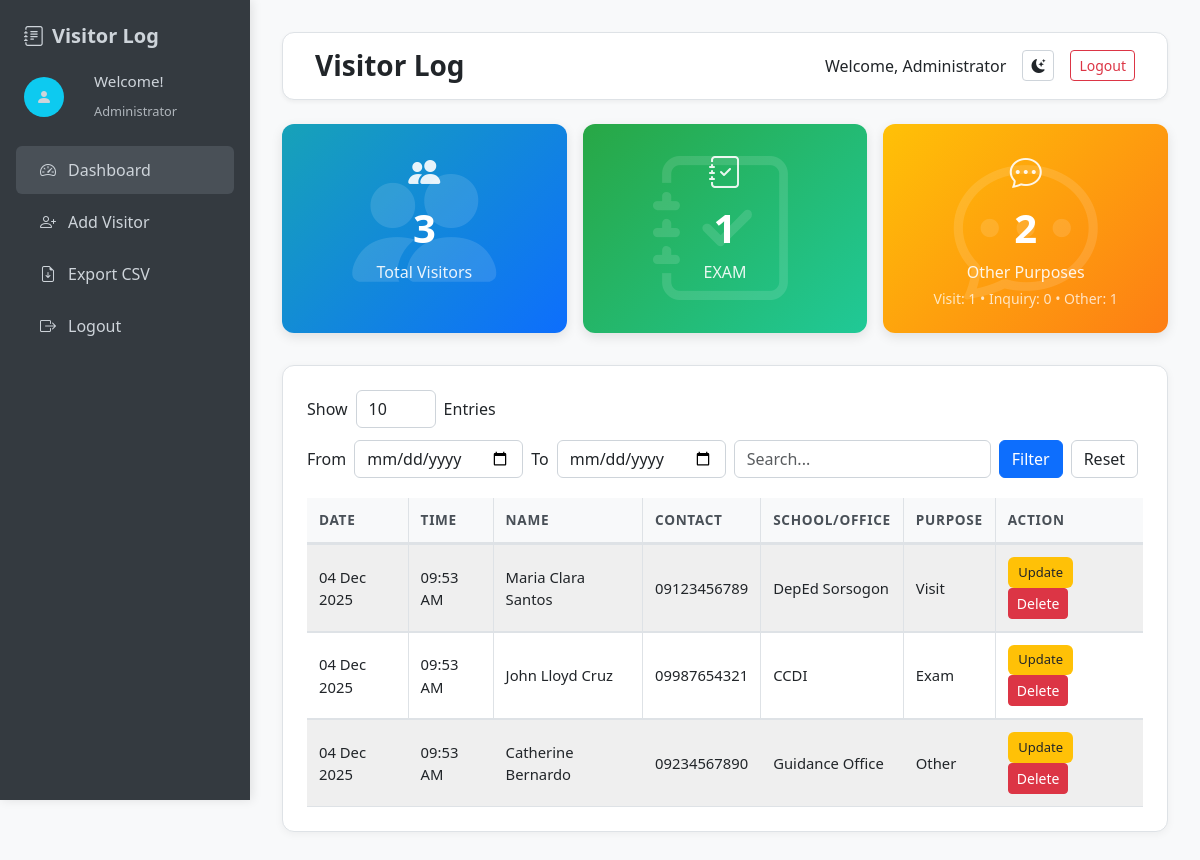
/dashboard.php (signed in), run on the app's committed database.
### tables this page shows
CREATE TABLE visitors (
    id INT AUTO_INCREMENT PRIMARY KEY,
    visitor_name VARCHAR(255) NOT NULL,
    visit_date DATE NOT NULL,
    visit_time TIME NOT NULL,
    address VARCHAR(255),
    contact VARCHAR(50),
    school_office VARCHAR(255),
    purpose ENUM('Inquiry', 'Exam', 'Visit', 'Other') DEFAULT 'Inquiry',
    created_by INT NULL,   
    created_at TIMESTAMP DEFAULT CURRENT_TIMESTAMP,
    
     
    CONSTRAINT fk_created_by 
        FOREIGN KEY (created_by) 
        REFERENCES users(id) 
        ON DELETE SET NULL
        ON UPDATE CASCADE
);

### functions.php (called while the page is built, shortened)
<?php
function fetch_visitors($filters = []){
    $db = db_connect();
    $sql = 'SELECT v.*, u.fullname as created_by_name FROM visitors v LEFT JOIN users u ON v.created_by = u.id';
    $conds = [];
    $params = [];
    $sql .= ' ORDER BY v.visit_date DESC, v.visit_time DESC';
    $stmt = $db->prepare($sql);
    $stmt->execute();
    $res = $stmt->get_result();
    $rows = $res->fetch_all(MYSQLI_ASSOC);
    return $rows;
}
?>

### dashboard.php (the view, shortened to what this page needs)
<?php
require_once 'functions.php';
$filters = [];
$visitors = fetch_visitors($filters);
$stats = [
    'total'         => count($visitors),
    'exam_count'    => 0,
    'visit_count'   => 0,
    'inquiry_count' => 0,
    'other_count'   => 0,
    'other_total'   => 0
];
foreach ($visitors as $v) {
    $purpose = trim(strtoupper($v['purpose'] ?? ''));
    if ($purpose === 'EXAM') {
        $stats['exam_count']++;
    } elseif ($purpose === 'VISIT') {
        $stats['visit_count']++;
    } elseif ($purpose === 'INQUIRY') {
        $stats['inquiry_count']++;
    } else {
        $stats['other_count']++;
    }
}
$stats['other_total'] = $stats['visit_count'] + $stats['inquiry_count'] + $stats['other_count'];
?>
<!DOCTYPE html>
<html lang="en">
<head>
    <link href="https://cdn.jsdelivr.net/npm/bootstrap@5.3.2/dist/css/bootstrap.min.css" rel="stylesheet" />
    <link href="https://cdn.jsdelivr.net/npm/bootstrap-icons@1.11.0/font/bootstrap-icons.css" rel="stylesheet" />
    <link rel="stylesheet" href="assets/dashboard.css" />
</head>
<body>
    <div class="sidebar">
        <div class="sidebar-header">
            <h4><i class="bi bi-journal-text"></i> <span>Visitor Log</span></h4>
        </div>
        <div class="user-profile">
            <div class="user-avatar">
                <i class="bi bi-person-fill"></i>
            </div>
            <div class="user-info">
                <h6>Welcome!</h6>
                <small><?php echo htmlspecialchars($_SESSION['user_name']); ?></small>
            </div>
        </div>
        <nav>
            <a class="nav-link active" href="dashboard.php"><i class="bi bi-speedometer2"></i><span>Dashboard</span></a>
            <a class="nav-link" href="add_visitor.php"><i class="bi bi-person-plus"></i><span>Add Visitor</span></a>
            <a class="nav-link" href="export.php"><i class="bi bi-file-earmark-arrow-down"></i><span>Export
                    CSV</span></a>
            <a class="nav-link" href="logout.php"><i class="bi bi-box-arrow-right"></i><span>Logout</span></a>
        </nav>
    </div>
    <div class="main-content">
        <div class="top-bar">
            <h3>Visitor Log</h3>
            <div class="user-info">
                <span>Welcome, <?php echo htmlspecialchars($_SESSION['user_name']); ?></span>
                <button id="theme-toggle" class="btn btn-outline-secondary btn-sm"><i
                        class="bi bi-moon-stars-fill"></i></button>
                <a href="logout.php" class="btn btn-outline-danger btn-sm">Logout</a>
            </div>
        </div>
        <div class="stat-cards">
            <div class="stat-card" style="background:linear-gradient(135deg,#17a2b8,#0d6efd);">
                <i class="bi bi-people-fill icon-bg"></i>
                <i class="bi bi-people-fill icon"></i>
                <h3><?php echo $stats['total']; ?></h3>
                <p>Total Visitors</p>
            </div>
            <div class="stat-card" style="background:linear-gradient(135deg,#28a745,#20c997);">
                <i class="bi bi-journal-check icon-bg"></i>
                <i class="bi bi-journal-check icon"></i>
                <h3><?php echo $stats['exam_count']; ?></h3>
                <p>EXAM</p>
            </div>
            <div class="stat-card" style="background:linear-gradient(135deg,#ffc107,#fd7e14);">
                <i class="bi bi-chat-dots icon-bg"></i>
                <i class="bi bi-chat-dots icon"></i>
                <h3><?php echo $stats['other_total']; ?></h3>
                <p>Other Purposes</p>
                <small class="d-block mt-1 opacity-75">
                    Visit: <?php echo $stats['visit_count']; ?> •
                    Inquiry: <?php echo $stats['inquiry_count']; ?> •
                    Other: <?php echo $stats['other_count']; ?>
                </small>
            </div>
        </div>
        <div class="table-card">
            <form class="filter-bar" method="get" id="filterForm">
                <div class="entries-select">
                    <label>Show</label>
                    <select class="form-select" name="limit" onchange="this.form.submit()">
                        <option value="10" <?php echo ($_GET['limit'] ?? '10') == '10' ? 'selected' : ''; ?>>10</option>
                    </select>
                    <span>Entries</span>
                </div>
                <div class="filter-group">
                    <label>From</label>
                    <input type="date" name="from" value="<?php echo htmlspecialchars($_GET['from'] ?? ''); ?>"
                        class="form-control" onchange="this.form.submit()">
                    <label>To</label>
                    <input type="date" name="to" value="<?php echo htmlspecialchars($_GET['to'] ?? ''); ?>"
                        class="form-control" onchange="this.form.submit()">
                    <input type="text" name="q" placeholder="Search..."
                        value="<?php echo htmlspecialchars($_GET['q'] ?? ''); ?>" class="form-control">
                    <button type="submit" class="btn btn-primary">Filter</button>
                    <a href="dashboard.php" class="btn btn-outline-secondary">Reset</a>
                </div>
            </form>
            <div class="table-responsive">
                <table class="table table-sm table-striped table-hover align-middle">
                    <thead>
                        <tr>
                            <th>Date</th>
                            <th>Time</th>
                            <th>Name</th>
                            <th>Contact</th>
                            <th>School/Office</th>
                            <th>Purpose</th>
                            <th>Action</th>
                        </tr>
                    </thead>
                    <tbody>
                        <?php foreach ($visitors as $v): ?>
                        <tr>
                            <td><?php echo date('d M Y', strtotime($v['visit_date'])); ?></td>
                            <td><?php echo date('h:i A', strtotime($v['visit_time'])); ?></td>
                            <td><?php echo htmlspecialchars($v['visitor_name']); ?></td>
                            <td><?php echo htmlspecialchars($v['contact']); ?></td>
                            <td><?php echo htmlspecialchars($v['school_office']); ?></td>
                            <td><?php echo htmlspecialchars($v['purpose']); ?></td>
                            <td>
                                <a href="update_visitor.php?id=<?php echo $v['id']; ?>"
                                    class="btn btn-update btn-sm me-1">Update</a>
                                <form method="post" class="d-inline" onsubmit="return confirm('Delete this record?');">
                                    <button type="submit" class="btn btn-danger btn-sm">Delete</button>
                                </form>
                            </td>
                        </tr>
                        <?php endforeach; ?>
                    </tbody>
                </table>
            </div>
        </div>
    </div>
</body>
</html>

### data on the page
visitors: visit_date "04 Dec 2025", visit_time "09:53 AM", visitor_name "Maria Clara Santos", contact "09123456789", school_office "DepEd Sorsogon", purpose "Visit"
visitors: visit_date "04 Dec 2025", visit_time "09:53 AM", visitor_name "John Lloyd Cruz", contact "09987654321", school_office "CCDI", purpose "Exam"
visitors: visit_date "04 Dec 2025", visit_time "09:53 AM", visitor_name "Catherine Bernardo", contact "09234567890", school_office "Guidance Office", purpose "Other"

### other printed values
$_SESSION['user_name'] "Administrator"
$stats['total'] "3"
$stats['exam_count'] "1"
$stats['other_total'] "2"
$stats['visit_count'] "1"
$stats['inquiry_count'] "0"
$stats['other_count'] "1"
